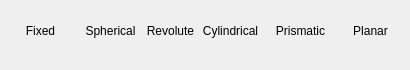
      <widget class="QWidget" name="tabJoints">
       <attribute name="title">
        <string>Joints</string>
       </attribute>
       <widget class="QToolButton" name="btnRevoluteJt">
        <property name="geometry">
         <rect>
          <x>140</x>
          <y>0</y>
          <width>61</width>
          <height>61</height>
         </rect>
        </property>
        <property name="toolTip">
         <string>Create a Revolute Joint</string>
        </property>
        <property name="text">
         <string>Revolute</string>
        </property>
        <property name="iconSize">
         <size>
          <width>40</width>
          <height>40</height>
         </size>
        </property>
        <property name="toolButtonStyle">
         <enum>Qt::ToolButtonStyle::ToolButtonTextUnderIcon</enum>
        </property>
        <property name="autoRaise">
         <bool>true</bool>
        </property>
       </widget>
       <widget class="QToolButton" name="btnFixedJt">
        <property name="geometry">
         <rect>
          <x>10</x>
          <y>0</y>
          <width>61</width>
          <height>61</height>
         </rect>
        </property>
        <property name="toolTip">
         <string>Create a Fixed Joint</string>
        </property>
        <property name="text">
         <string>Fixed</string>
        </property>
        <property name="iconSize">
         <size>
          <width>40</width>
          <height>40</height>
         </size>
        </property>
        <property name="toolButtonStyle">
         <enum>Qt::ToolButtonStyle::ToolButtonTextUnderIcon</enum>
        </property>
        <property name="autoRaise">
         <bool>true</bool>
        </property>
       </widget>
       <widget class="QToolButton" name="btnSphericalJt">
        <property name="geometry">
         <rect>
          <x>80</x>
          <y>0</y>
          <width>61</width>
          <height>61</height>
         </rect>
        </property>
        <property name="toolTip">
         <string>Create a Spherical Joint</string>
        </property>
        <property name="text">
         <string>Spherical</string>
        </property>
        <property name="iconSize">
         <size>
          <width>40</width>
          <height>40</height>
         </size>
        </property>
        <property name="toolButtonStyle">
         <enum>Qt::ToolButtonStyle::ToolButtonTextUnderIcon</enum>
        </property>
        <property name="autoRaise">
         <bool>true</bool>
        </property>
       </widget>
       <widget class="QToolButton" name="btnCylindricalJt">
        <property name="geometry">
         <rect>
          <x>200</x>
          <y>0</y>
          <width>61</width>
          <height>61</height>
         </rect>
        </property>
        <property name="toolTip">
         <string>Create a Cylindrical Joint</string>
        </property>
        <property name="text">
         <string>Cylindrical</string>
        </property>
        <property name="iconSize">
         <size>
          <width>40</width>
          <height>40</height>
         </size>
        </property>
        <property name="toolButtonStyle">
         <enum>Qt::ToolButtonStyle::ToolButtonTextUnderIcon</enum>
        </property>
        <property name="autoRaise">
         <bool>true</bool>
        </property>
       </widget>
       <widget class="QToolButton" name="btnPrismaticJt">
        <property name="geometry">
         <rect>
          <x>270</x>
          <y>0</y>
          <width>61</width>
          <height>61</height>
         </rect>
        </property>
        <property name="toolTip">
         <string>Create a Prismatic Joint</string>
        </property>
        <property name="text">
         <string>Prismatic</string>
        </property>
        <property name="iconSize">
         <size>
          <width>40</width>
          <height>40</height>
         </size>
        </property>
        <property name="toolButtonStyle">
         <enum>Qt::ToolButtonStyle::ToolButtonTextUnderIcon</enum>
        </property>
        <property name="autoRaise">
         <bool>true</bool>
        </property>
       </widget>
       <widget class="QToolButton" name="btnPlanarJt">
        <property name="geometry">
         <rect>
          <x>340</x>
          <y>0</y>
          <width>61</width>
          <height>61</height>
         </rect>
        </property>
        <property name="toolTip">
         <string>Create a Planar Joint</string>
        </property>
        <property name="text">
         <string>Planar</string>
        </property>
        <property name="iconSize">
         <size>
          <width>40</width>
          <height>40</height>
         </size>
        </property>
        <property name="toolButtonStyle">
         <enum>Qt::ToolButtonStyle::ToolButtonTextUnderIcon</enum>
        </property>
        <property name="autoRaise">
         <bool>true</bool>
        </property>
       </widget>
      </widget>
